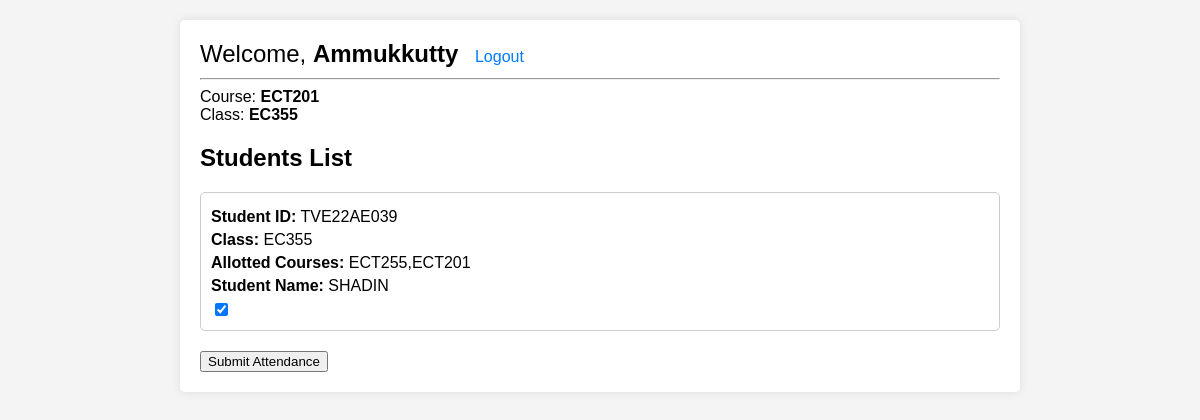
Page /faculty/index.php (signed in) on the committed database.
### tables this page shows
CREATE TABLE `students` (
  `studentId` varchar(255) NOT NULL,
  `class` varchar(255) NOT NULL,
  `allottedCourses` varchar(255) NOT NULL,
  `studentName` varchar(255) NOT NULL,
  `password` varchar(255) NOT NULL,
  `totalavailableclasses` int(11) NOT NULL DEFAULT 0,
  `attendedclasses` int(11) NOT NULL DEFAULT 0
);

### faculty/index.php (the view, shortened to what this page needs)
<?php
include 'config.php';
$class = $_SESSION['class'];
$course = $_SESSION['course'];
$sql = "SELECT * FROM students WHERE class = ? AND FIND_IN_SET(?, allottedCourses)";
$stmt = $conn->prepare($sql);
$stmt->bind_param("ss", $class, $course);
$stmt->execute();
$result = $stmt->get_result();
$students = [];
while ($row = $result->fetch_assoc()) {
    $students[] = $row;
}
?>
<!DOCTYPE html>
<html lang="en">
<head>
</head>
<body>
    <div class="container">
        <div class="welcome-text">
            Welcome, <b><?php echo htmlspecialchars($_SESSION['faculty_name']); ?></b>
            <a href="logout.php" class="logout-link">Logout</a>
        </div>
        <hr>
        <div class="details">
            Course: <b><?php echo htmlspecialchars($_SESSION['course']); ?></b><br>
            Class: <b><?php echo htmlspecialchars($_SESSION['class']); ?></b>
        </div>
        <div class="student-list">
            <h2>Students List</h2>
            <form action="index.php" method="post" class="attendance-form">
                <?php foreach ($students as $student) { ?>
                    <div class="student-item">
                        <p><strong>Student ID:</strong> <?php echo htmlspecialchars($student['studentId']); ?></p>
                        <p><strong>Class:</strong> <?php echo htmlspecialchars($student['class']); ?></p>
                        <p><strong>Allotted Courses:</strong> <?php echo htmlspecialchars($student['allottedCourses']); ?></p>
                        <p><strong>Student Name:</strong> <?php echo htmlspecialchars($student['studentName']); ?></p>
                        <input type="checkbox" id="attendance_<?php echo $student['studentId']; ?>" name="attendance[]" value="<?php echo $student['studentId']; ?>" checked>
                    </div>
                <?php } ?>
                <button type="submit" class="submit-btn btn btn-primary">Submit Attendance</button>
            </form>
        </div>
    </div>
</body>
</html>

### faculty/index.php (style rules this page uses)
body { font-family: Arial, sans-serif; background-color: #f4f4f4; margin: 0; padding: 0; }
.container { max-width: 800px; margin: 20px auto; padding: 20px; background-color: #fff; border-radius: 5px; box-shadow: 0 0 10px rgba(0, 0, 0, 0.1); }
.welcome-text { font-size: 1.5rem; margin-bottom: 10px; }
.logout-link { margin-left: 10px; font-size: 1rem; text-decoration: none; color: #007bff; }
.student-list { margin-top: 20px; }
.student-item { border: 1px solid #ccc; border-radius: 5px; padding: 10px; margin-bottom: 10px; }
.student-item p { margin: 5px 0; }
.attendance-form { margin-top: 20px; }
.submit-btn { margin-top: 10px; }

### rows in the picture
students: studentId "TVE22AE039", class "EC355", allottedCourses "ECT255,ECT201", studentName "SHADIN"

### other values in the picture
$_SESSION['faculty_name'] "Ammukkutty"
$_SESSION['course'] "ECT201"
$_SESSION['class'] "EC355"
